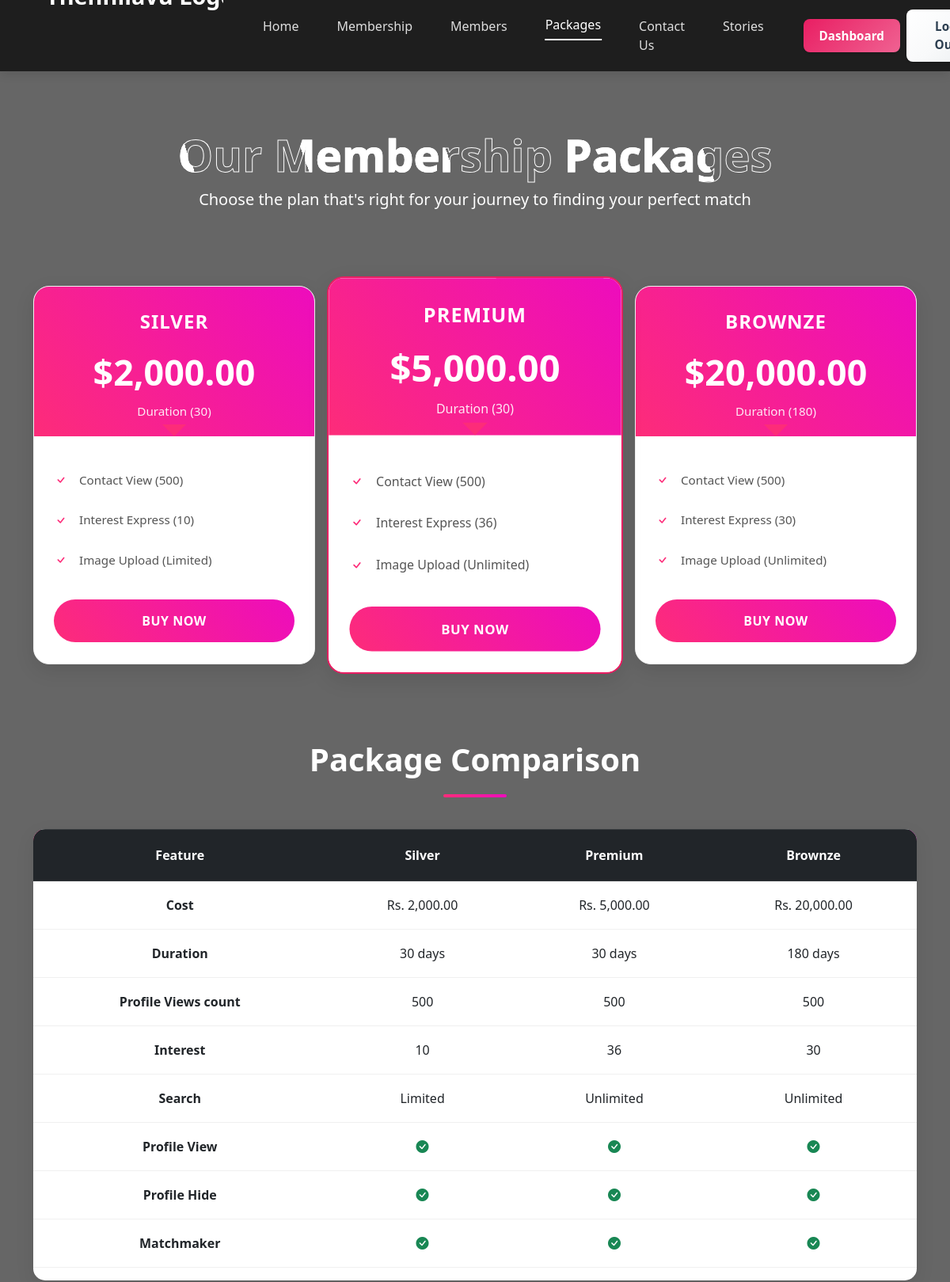
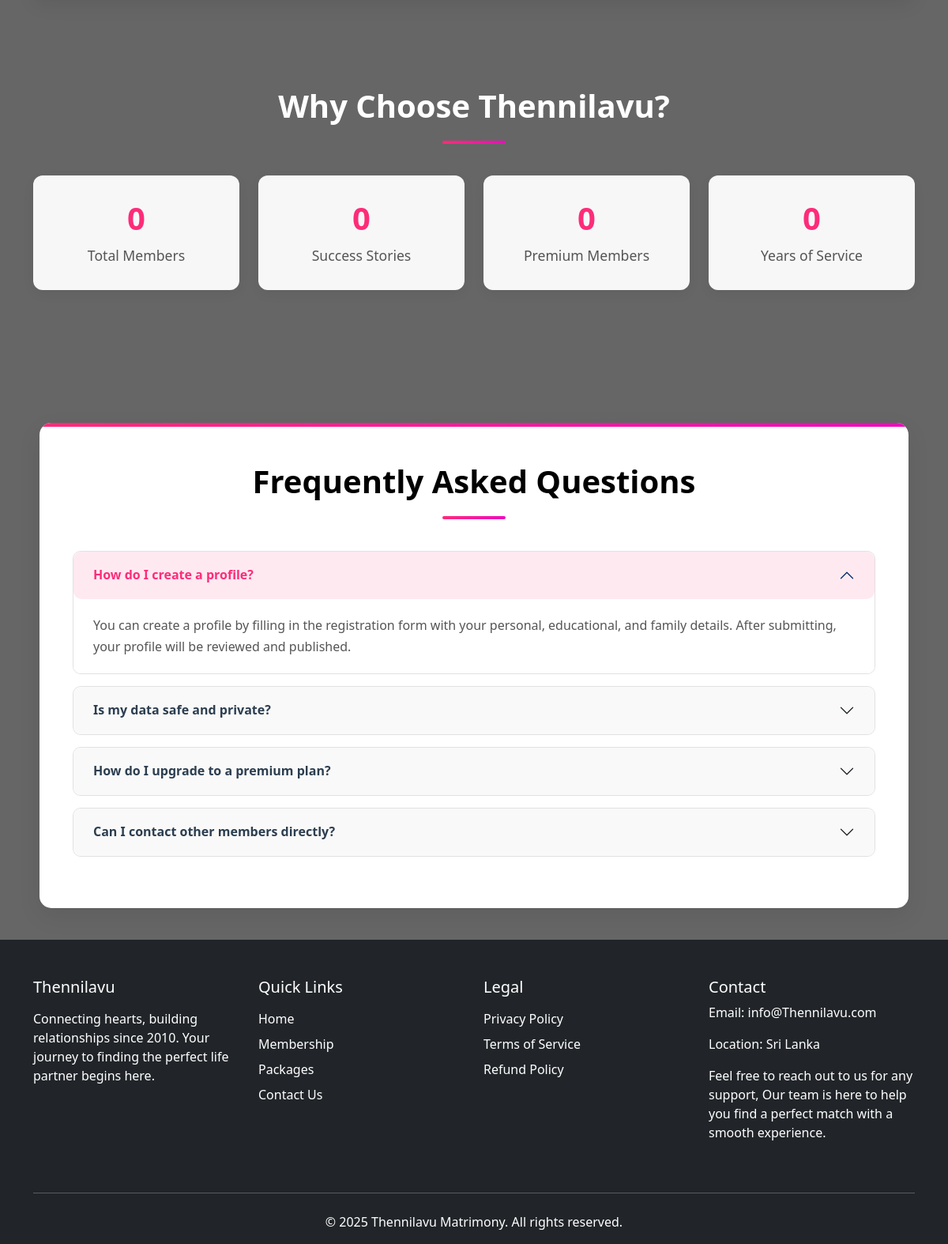
The page /Thennilavu/package.php (signed in) on the database its author committed (2 pictures, top to bottom).
### tables this page shows
CREATE TABLE `packages` (
  `package_id` int(11) NOT NULL,
  `name` varchar(100) NOT NULL,
  `price` decimal(10,2) NOT NULL,
  `duration_days` int(11) NOT NULL,
  `status` enum('active','inactive','draft') DEFAULT 'active',
  `description` text DEFAULT NULL,
  `created_at` timestamp NOT NULL DEFAULT current_timestamp(),
  `profile_views_limit` varchar(50) DEFAULT NULL,
  `interest_limit` varchar(50) DEFAULT NULL,
  `search_access` enum('Limited','Unlimited') DEFAULT 'Limited',
  `profile_view_enabled` enum('Yes','No') DEFAULT 'No',
  `profile_hide_enabled` enum('Yes','No') DEFAULT 'No',
  `matchmaker_enabled` enum('Yes','No') DEFAULT 'No'
);

### Thennilavu/package.php (the view, shortened to what the rows shown need)
<?php
$host = "localhost";
$user = "thennilavu_matrimonial";
$pass = "OYVuiEKfS@FQ";
$db   = "thennilavu_thennilavu";
$conn = new mysqli($host, $user, $pass, $db);
$sql = "SELECT * FROM packages WHERE status = 'active' ORDER BY price ASC";
$result = $conn->query($sql);
$packages = [];
if ($result->num_rows > 0) {
    while($row = $result->fetch_assoc()) {
        $packages[] = $row;
    }
}
?>
<!DOCTYPE html>
<html lang="en">
<head>
    <link href="https://cdn.jsdelivr.net/npm/bootstrap@5.3.0/dist/css/bootstrap.min.css" rel="stylesheet">
    <link rel="stylesheet" href="https://cdn.jsdelivr.net/npm/bootstrap-icons@1.10.5/font/bootstrap-icons.css">
</head>
<body>
    <section class="hero-section" style="margin-top: 102px;">
        <div class="container">
            <h1 class="display-4 fw-bold heading1">Our Membership Packages</h1>
        </div>
    </section>
    <section class="py-5" style="background: transparent;">
        <div class="container">
            <div class="row g-4 justify-content-center">
                <?php if (empty($packages)): ?>
                    <div class="col-12">
                        <div class="alert alert-info text-center">
                            <h4>No packages available at the moment</h4>
                            <p>Please check back later for our membership packages.</p>
                        </div>
                    </div>
                <?php else: ?>
                    <?php foreach ($packages as $index => $package): ?>
                        <?php
                            $isPopular = $index == 1;
                            $packageClass = '';
                            $packageName = strtolower($package['name']);
                            if (strpos($packageName, 'gold') !== false || $index == 0) {
                                $packageClass = 'gold-package';
                            } elseif (strpos($packageName, 'diamond') !== false || $index == 1) {
                                $packageClass = 'diamond-package';
                            }
                        ?>
                        <div class="col-md-4">
                            <div class="package-card <?php echo $packageClass; ?> <?php echo $isPopular ? 'popular-package' : ''; ?>">
                                <?php if ($isPopular): ?>
                                    <div class="popular-badge">MOST POPULAR</div>
                                <?php endif; ?>
                                <div class="package-header">
                                    <h3 class="package-name"><?php echo htmlspecialchars($package['name']); ?></h3>
                                    <div class="package-price">$<?php echo number_format($package['price'], 2); ?></div>
                                    <div class="package-duration">Duration (<?php echo $package['duration_days']; ?>)</div>
                                </div>
                                <div class="package-features">
                                    <div class="feature-item">
                                        <i class="bi bi-check feature-icon"></i>
                                        <span>Contact View (<?php echo htmlspecialchars($package['profile_views_limit']); ?>)</span>
                                    </div>
                                    <div class="feature-item">
                                        <i class="bi bi-check feature-icon"></i>
                                        <span>Interest Express (<?php echo htmlspecialchars($package['interest_limit']); ?>)</span>
                                    </div>
                                    <div class="feature-item">
                                        <i class="bi bi-check feature-icon"></i>
                                        <span>Image Upload (<?php echo htmlspecialchars($package['search_access']); ?>)</span>
                                    </div>
                                    <button type="button" class="btn-package" onclick="openPackageModal(<?php echo $package['package_id']; ?>, '<?php echo htmlspecialchars($package['name']); ?>', <?php echo $package['price']; ?>, <?php echo $package['duration_days']; ?>, '<?php echo htmlspecialchars($package['description'] ?? ''); ?>')">Buy Now</button>
                                </div>
                            </div>
                        </div>
                    <?php endforeach; ?>
                <?php endif; ?>
            </div>
        </div>
    </section>
    <section class="py-5">
        <div class="container">
            <h2 class="text-center section-title" style="font-size: 40px;">Package Comparison</h2>
            <?php if (!empty($packages)): ?>
                <div class="table-wrapper">
                    <div class="table-responsive">
                        <table class="table table-bordered table-hover">
                        <thead class="table-dark">
                            <tr>
                                <th>Feature</th>
                                <?php foreach ($packages as $package): ?>
                                    <th class="text-center"><?php echo htmlspecialchars($package['name']); ?></th>
                                <?php endforeach; ?>
                            </tr>
                        </thead>
                        <tbody>
                            <tr>
                                <td><strong>Cost</strong></td>
                                <?php foreach ($packages as $package): ?>
                                    <td class="text-center">Rs. <?php echo htmlspecialchars(number_format($package['price'], 2)); ?></td>
                                <?php endforeach; ?>
                            </tr>
                            <tr>
                                <td><strong>Duration</strong></td>
                                <?php foreach ($packages as $package): ?>
                                    <td class="text-center"><?php echo htmlspecialchars($package['duration_days']); ?> days</td>
                                <?php endforeach; ?>
                            </tr>
                            <tr>
                                <td><strong>Profile Views count</strong></td>
                                <?php foreach ($packages as $package): ?>
                                    <td class="text-center"><?php echo htmlspecialchars($package['profile_views_limit']); ?></td>
                                <?php endforeach; ?>
                            </tr>
                            <tr>
                                <td><strong>Interest</strong></td>
                                <?php foreach ($packages as $package): ?>
                                    <td class="text-center"><?php echo htmlspecialchars($package['interest_limit']); ?></td>
                                <?php endforeach; ?>
                            </tr>
                            <tr>
                                <td><strong>Search</strong></td>
                                <?php foreach ($packages as $package): ?>
                                    <td class="text-center"><?php echo htmlspecialchars($package['search_access']); ?></td>
                                <?php endforeach; ?>
                            </tr>
                            <tr>
                                <?php foreach ($packages as $package): ?>
                                    <td class="text-center">
                                        <?php if (strtolower($package['profile_view_enabled']) === 'yes'): ?>
                                            <i class="bi bi-check-circle-fill text-success"></i>
                                        <?php else: ?>
                                            <i class="bi bi-x-circle-fill text-danger"></i>
                                        <?php endif; ?>
                                    </td>
                                <?php endforeach; ?>
                            </tr>
                            <tr>
                                <?php foreach ($packages as $package): ?>
                                    <td class="text-center">
                                        <?php if (strtolower($package['profile_hide_enabled']) === 'yes'): ?>
                                            <i class="bi bi-check-circle-fill text-success"></i>
                                        <?php else: ?>
                                            <i class="bi bi-x-circle-fill text-danger"></i>
                                        <?php endif; ?>
                                    </td>
                                <?php endforeach; ?>
                            </tr>
                            <tr>
                                <?php foreach ($packages as $package): ?>
                                    <td class="text-center">
                                        <?php if (strtolower($package['matchmaker_enabled']) === 'yes'): ?>
                                            <i class="bi bi-check-circle-fill text-success"></i>
                                        <?php else: ?>
                                            <i class="bi bi-x-circle-fill text-danger"></i>
                                        <?php endif; ?>
                                    </td>
                                <?php endforeach; ?>
                            </tr>
                        </tbody>
                        </table>
                    </div>
                </div>
            <?php else: ?>
                <div class="alert alert-info text-center">
                    <p>No packages available for comparison.</p>
                </div>
            <?php endif; ?>
        </div>
    </section>
    <section class="py-5">
        <div class="container">
            <h2 class="text-center section-title">Why Choose Thennilavu?</h2>
            <div class="row text-center g-4">
                <div class="col-md-3">
                    <div class="counter-box">
                        <h2 class="counter" data-count="25000">0</h2>
                    </div>
                </div>
                <div class="col-md-3">
                    <div class="counter-box">
                        <h2 class="counter" data-count="8700">0</h2>
                    </div>
                </div>
                <div class="col-md-3">
                    <div class="counter-box">
                        <h2 class="counter" data-count="1200">0</h2>
                    </div>
                </div>
                <div class="col-md-3">
                    <div class="counter-box">
                        <h2 class="counter" data-count="10">0</h2>
                    </div>
                </div>
            </div>
        </div>
    </section>
    <section class="content-section" id="faq-section">
        <div class="container">
            <h2 class="section-title" style="color: #000000;">Frequently Asked Questions</h2>
            <div class="accordion faq-accordion" id="faqAccordion">
                <div class="accordion-item">
                    <h2 class="accordion-header">
                        <button class="accordion-button" type="button" data-bs-toggle="collapse" data-bs-target="#faq1" aria-expanded="true" aria-controls="faq1">
                            How do I create a profile?
                        </button>
                    </h2>
                </div>
                <div class="accordion-item">
                    <h2 class="accordion-header">
                        <button class="accordion-button collapsed" type="button" data-bs-toggle="collapse" data-bs-target="#faq2" aria-expanded="false" aria-controls="faq2">
                            Is my data safe and private?
                        </button>
                    </h2>
                </div>
                <div class="accordion-item">
                    <h2 class="accordion-header">
                        <button class="accordion-button collapsed" type="button" data-bs-toggle="collapse" data-bs-target="#faq3" aria-expanded="false" aria-controls="faq3">
                            How do I upgrade to a premium plan?
                        </button>
                    </h2>
                </div>
                <div class="accordion-item">
                    <h2 class="accordion-header">
                        <button class="accordion-button collapsed" type="button" data-bs-toggle="collapse" data-bs-target="#faq4" aria-expanded="false" aria-controls="faq4">
                            Can I contact other members directly?
                        </button>
                    </h2>
                </div>
            </div>
        </div>
    </section>
</body>
</html>

### rows shown on the page
packages: name "SILVER", price "2,000.00", duration_days "30", profile_views_limit "500", interest_limit "10", search_access "Limited", name "Silver", profile_view_enabled "Yes" (drawn), profile_hide_enabled "Yes" (drawn), matchmaker_enabled "Yes" (drawn)
packages: name "PREMIUM", price "5,000.00", duration_days "30", profile_views_limit "500", interest_limit "36", search_access "Unlimited", name "Premium", profile_view_enabled "Yes" (drawn), profile_hide_enabled "Yes" (drawn), matchmaker_enabled "Yes" (drawn)
packages: name "BROWNZE", price "20,000.00", duration_days "180", profile_views_limit "500", interest_limit "30", search_access "Unlimited", name "Brownze", profile_view_enabled "Yes" (drawn), profile_hide_enabled "Yes" (drawn), matchmaker_enabled "Yes" (drawn)
